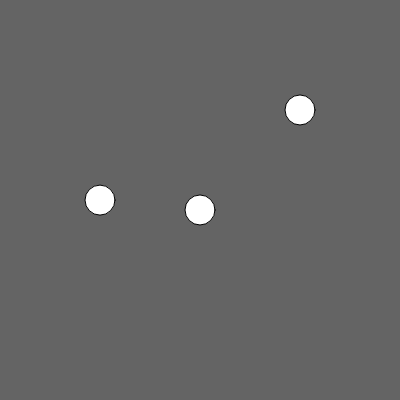
Frame 1 (no input)
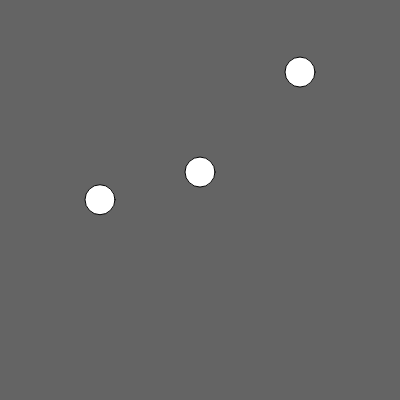
Frame 60 (no input)
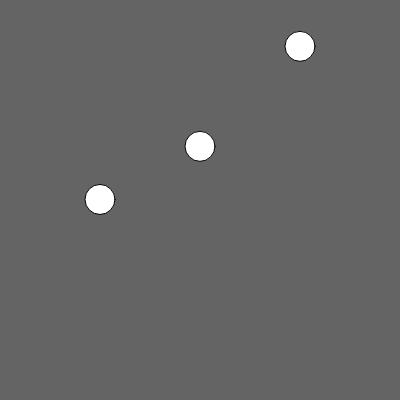
Frame 120 (the mouse pressed at the canvas centre since frame 60)

The p5.js sketch that drew these frames (run headless with seeded random() and noise() and a simulated clock; from frame 60 on, the mouse is pressed at the canvas centre):

// p5.js sketch
// ── sketch.js
function setup() {
  createCanvas(400, 400);
}

function draw() {
  background(100);
  // time, frequency
  let t = frameCount * 0.1;

  let x1 = 100;
  let y1 = height / 2 + sin(t);
  ellipse(x1, y1, 30, 30);

  let x2 = 200;
  let y2 = height / 2 + sin(t) * 100;
  // 100 increases the amplitude
  ellipse(x2, y2, 30, 30);

  let x3 = 300;
  let y3 = map(sin(t), -1, 1, 0, 200);
  // the output range is mapped
  // between 0 and 200.
  ellipse(x3, y3, 30, 30);
}
